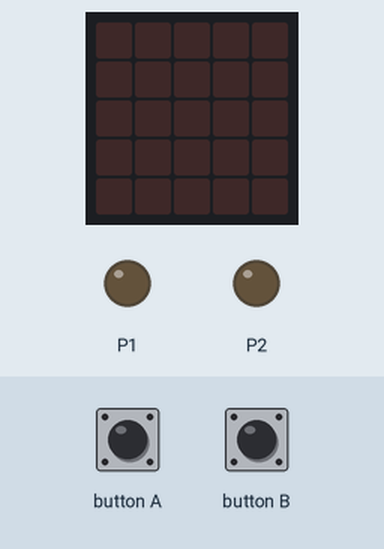
Bench run of a program on a simulated BBC micro:bit (MakeCode). Shown: the board's 5×5 LED display, output pins drawn as LEDs (lit = HIGH). Inputs (shaded band) come from the test bench. Random numbers come from a fixed seed.

Above: at 1.2 s.
1.3 s: button B pressed for 0.15 s
At 2.1 s:
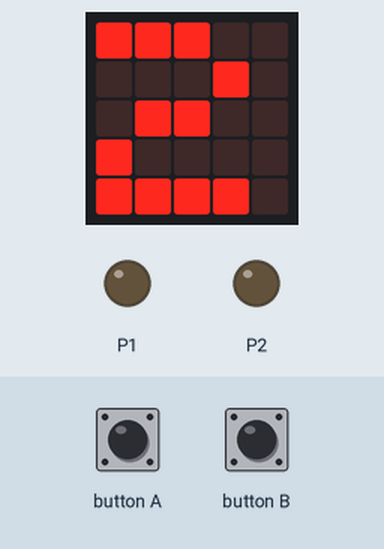
4.2 s: button A pressed for 0.15 s
7.2 s: button B pressed for 0.15 s
At 8.33 s:
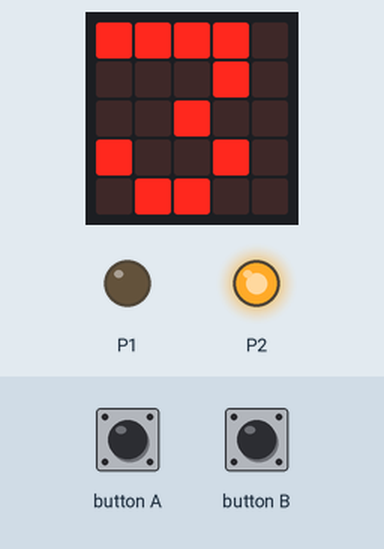
10.2 s: button B pressed 2 times (0.12 s each, 0.3 s apart)
At 11.3 s:
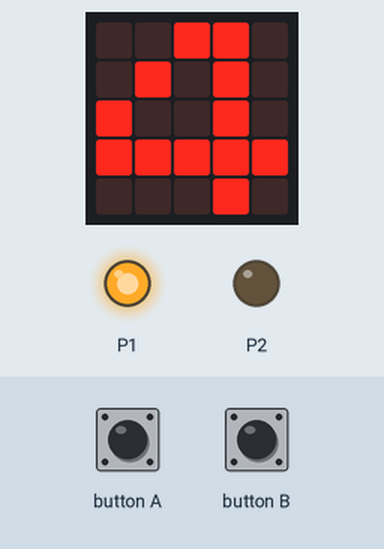
Timing chart, 0 to 14.8 s (numbered marks = the images above; inputs shaded):
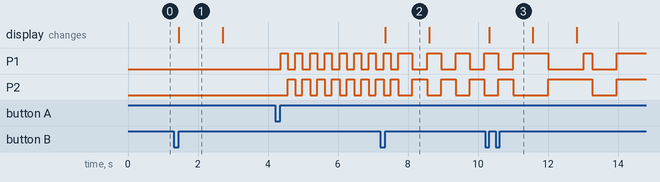

Measured:
- after the input at 1.3 s, the display: changes after 0.15 s (image 1)
- after the input at 4.2 s, P1: alternates HIGH for 0.20 s and LOW for 0.22 s, starting after 0.16 s; P2: alternates HIGH for 0.22 s and LOW for 0.20 s, starting after 0.36 s
- after the input at 7.2 s, the display: changes after 0.15 s (image 2)
- after the input at 10.2 s, the display: changes after 0.12 s (image 3)
- what the display in image 1 shows lasts 1.2 s, from 1.5 s to 2.7 s

The program:

main.ts
```typescript
function Séquence_5 () {
    pins.digitalWritePin(DigitalPin.P1, 1)
    pins.digitalWritePin(DigitalPin.P2, 1)
    basic.pause(randint(100, 1000))
    Fermer_DEL()
    basic.pause(randint(100, 1000))
}
function Séquence_2 () {
    pins.digitalWritePin(DigitalPin.P1, 1)
    pins.digitalWritePin(DigitalPin.P2, 0)
    basic.pause(200)
    pins.digitalWritePin(DigitalPin.P1, 0)
    pins.digitalWritePin(DigitalPin.P2, 1)
    basic.pause(200)
}
input.onButtonPressed(Button.A, function () {
    if (interrupteur == 1) {
        interrupteur = 0
    } else {
        interrupteur = 1
    }
})
function Séquence_3 () {
    pins.digitalWritePin(DigitalPin.P1, 1)
    pins.digitalWritePin(DigitalPin.P2, 0)
    basic.pause(400)
    pins.digitalWritePin(DigitalPin.P1, 0)
    pins.digitalWritePin(DigitalPin.P2, 1)
    basic.pause(400)
}
function Séquence_1 () {
    pins.digitalWritePin(DigitalPin.P1, randint(0, 1))
    pins.digitalWritePin(DigitalPin.P2, randint(0, 1))
    basic.pause(500)
}
function Séquence_4 () {
    pins.digitalWritePin(DigitalPin.P1, 1)
    pins.digitalWritePin(DigitalPin.P2, 0)
    basic.pause(1000)
    pins.digitalWritePin(DigitalPin.P1, 0)
    pins.digitalWritePin(DigitalPin.P2, 1)
    basic.pause(1000)
}
function Séquence_6 () {
    Fermer_DEL()
    for (let index = 0; index < 3; index++) {
        pins.digitalWritePin(DigitalPin.P1, 1)
        basic.pause(100)
        Fermer_DEL()
        basic.pause(100)
    }
    basic.pause(700)
    for (let index = 0; index < 3; index++) {
        pins.digitalWritePin(DigitalPin.P2, 1)
        basic.pause(100)
        Fermer_DEL()
        basic.pause(100)
    }
    basic.pause(700)
}
input.onButtonPressed(Button.B, function () {
    if (choix == 6) {
        choix = 1
        basic.showNumber(choix)
    } else {
        choix += 1
        basic.showNumber(choix)
    }
    basic.pause(500)
    basic.clearScreen()
})
function Fermer_DEL () {
    pins.digitalWritePin(DigitalPin.P1, 0)
    pins.digitalWritePin(DigitalPin.P2, 0)
}
let choix = 0
let interrupteur = 0
interrupteur = 0
choix = 1
basic.forever(function () {
    if (interrupteur == 1) {
        if (choix == 1) {
            Séquence_1()
        } else if (choix == 2) {
            Séquence_2()
        } else if (choix == 3) {
            Séquence_3()
        } else if (choix == 4) {
            Séquence_4()
        } else if (choix == 5) {
            Séquence_5()
        } else {
            Séquence_6()
        }
    } else {
        Fermer_DEL()
    }
})
```

test.ts
```typescript
// les tests vont ici; ceci n'est pas compilé lorsque cet ensemble est utilisé en tant qu'extension.
```
